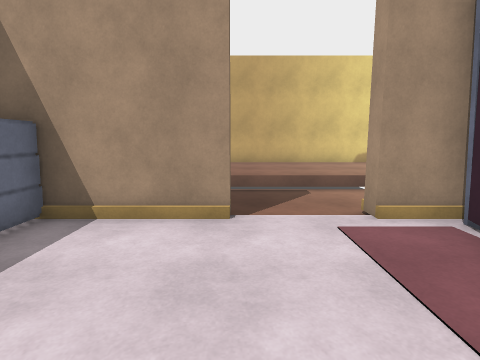
[1] (above)

16 first-person views from a walk through a scene from a Unity 3-D project. The camera is 1.4 m above the floor, tilts 8° down and sees 80° across. Doors are open. The floor is counted in squares, 1 m on a side. Each view is taken from the middle of a square. On the plan, view 1 faces up. The plan holds only what a view shows up to about 14 squares ahead; the rest is blank. The place goes on beyond the plan. The player character is not drawn. Surface patterns are stand-ins for the level's own textures.

[2]
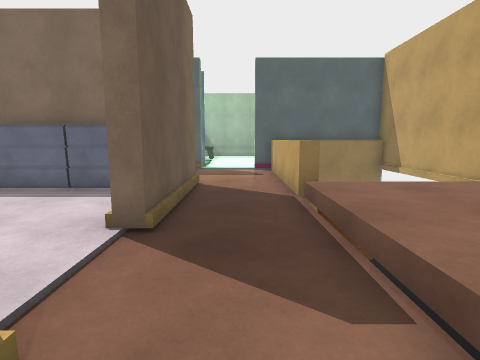

[3]
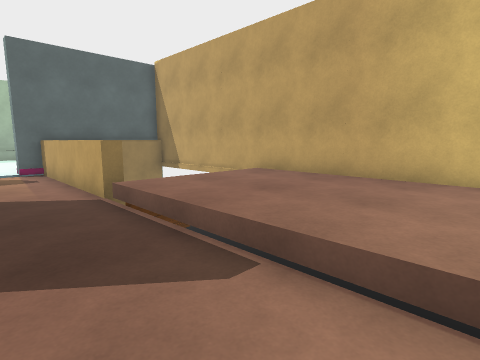

[4]
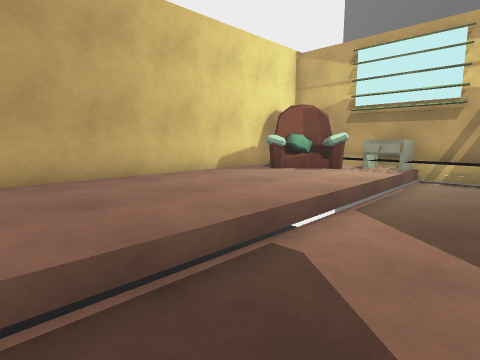

[5]
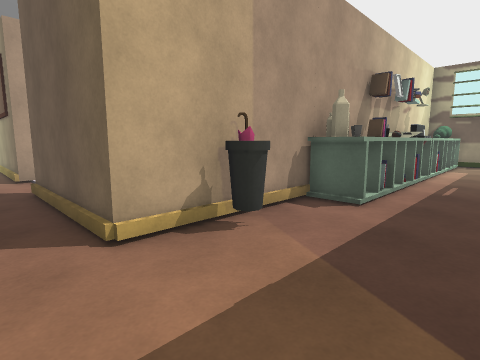

[6]
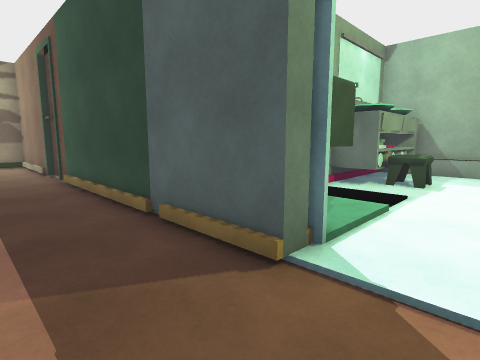

[7]
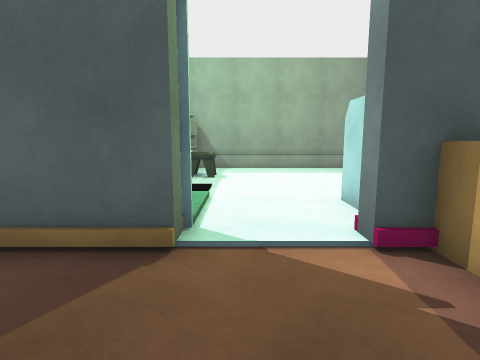

[8]
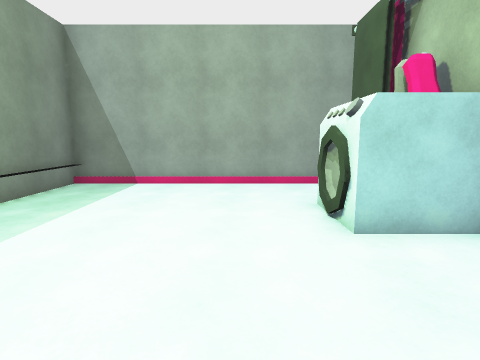

[9]
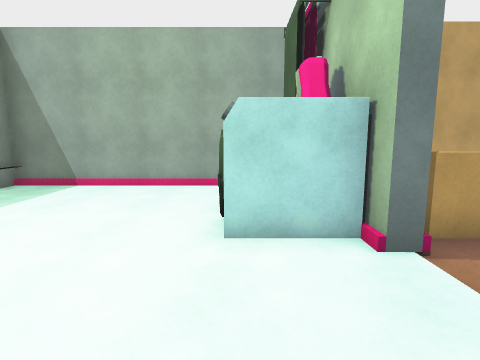

[10]
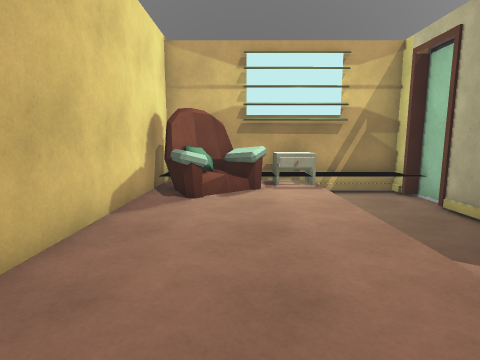

[11]
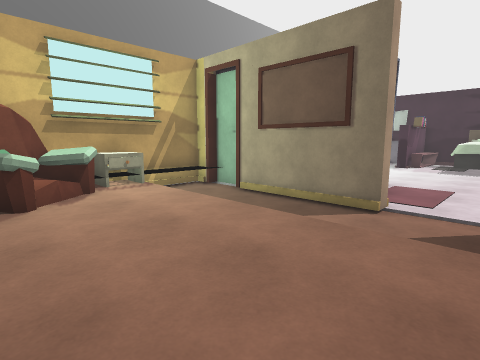

[12]
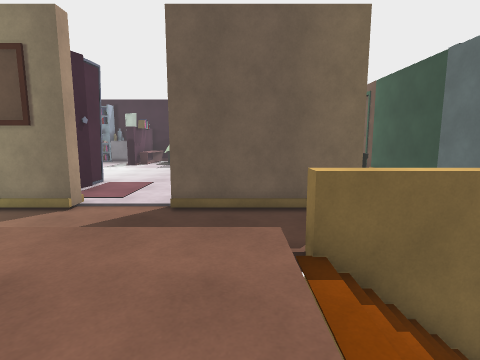

[13]
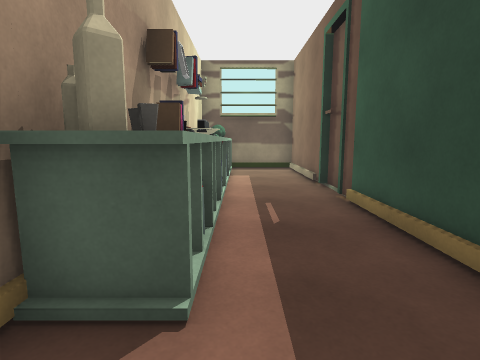

[14]
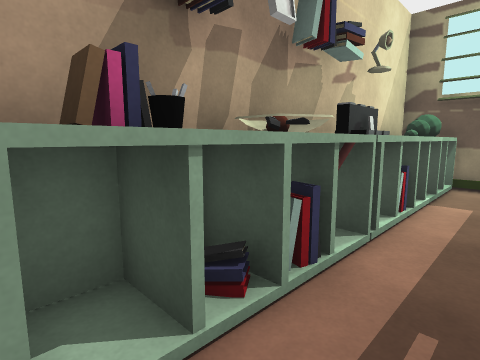

[15]
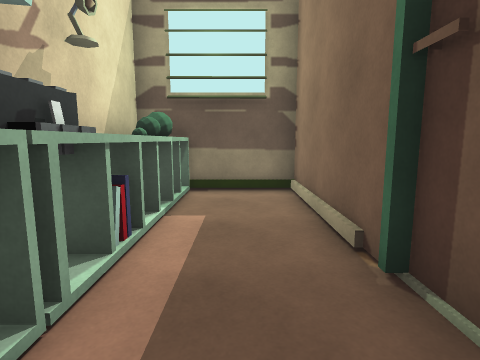

[16]
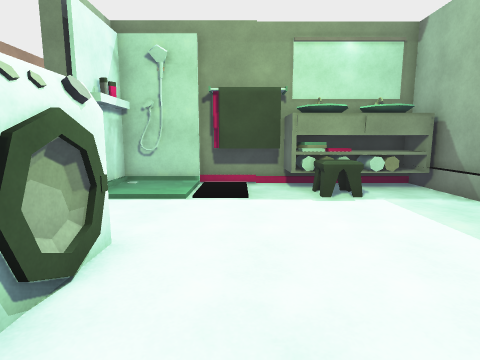

### Floor plan
Key: @ floor where view 1 was taken; # wall or solid block; . main floor; : floor 0.25 m higher than the main floor; - floor 0.75 m lower than the main floor; _ floor 1.25 m lower than the main floor; D open door; = window, fence, low wall or low ledge; ^ raised ledge; P pot; C computer; B bush; O other object.
Columns run from 20 left of view 1 to 10 right of it. Each row starts with its distance up from view 1.
 14 #####O####O####O####O####O####O
 13 O=........#O      :::::::::OOO#
 12 O=.......OOO     .:::::::::OOO#
 11 O=.......O#O    -.::::::::::OO#
 10 O=......OO#O   _-.::::::::::OO#
  9 #=......O #OOO###O:::::::::::OO
  8 O=......OOO..................^O
  7 O=.......DD..................^O
  6 O=.......DD..................^O
  5 O=.OO....DD....OO###DDDD######O
  4 O#OOO.... O...O#O...DDDDO
  3  OOOOOO#OO#...O#O......O
  2      O##  O....#O.......O
  1           O...O#O.   ...O
  0           O...OOO   @....
 -1           O...OO     ....
 -2            ...PO     ....
 -3           #...OO     ...
 -4           #...O#      ..
 -5           #...OO
 -6            ...CO
 -7           O...CO
 -8           O...OO
 -9           O...OO
-10           O...BO
-11           #OOOO#

Where each view was taken, in squares from view 1:
view 1: 0 up, 0 right, facing up
view 2: 7 up, 4 right, facing left
view 3: 6 up, 4 right, facing up-left
view 4: 6 up, 1 left, facing up-right
view 5: 7 up, 9 left, facing down-right
view 6: 7 up, 7 left, facing down-left
view 7: 6 up, 6 left, facing left
view 8: 4 up, 14 left, facing up
view 9: 4 up, 12 left, facing up
view 10: 11 up, 0 right, facing right
view 11: 13 up, 0 right, facing down-right
view 12: 13 up, 2 left, facing down
view 13: 3 up, 7 left, facing down
view 14: 1 down, 8 left, facing down-right
view 15: 3 down, 8 left, facing down
view 16: 12 up, 14 left, facing down
